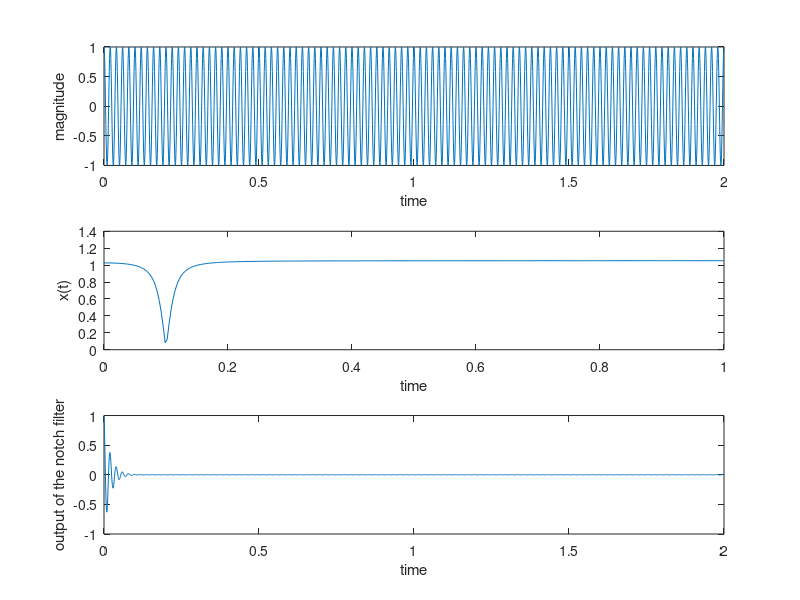

Reproduce this figure in MATLAB.
%a notch filter that filter 50HZ  noise
clc;
close all;
clear all;
t=0:0.001:2;
x=cos(2*pi*50*t);
x1=cos(2*pi*50*t);
b=[1 -1.9022 1];
a=[1 -1.8072 0.9025]
y=filter(b,a,x);
w=0:0.01:pi;
h=freqz(b,a,w);
subplot(3,1,2),plot(w/pi,abs(h));
xlabel('time'),ylabel('x(t)')
subplot(3,1,1),plot(t,x);
xlabel('time'),ylabel('magnitude')
subplot(3,1,3),plot(t,y);
xlabel('time'),ylabel('output of the notch filter')